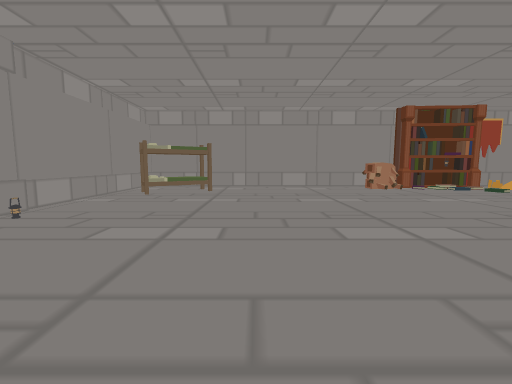
View 1 (above)

17 first-person views from a walk through a 3-D level made in the Unity game engine. The camera is 1.4 m above the floor, tilts 6° down and sees 90° across. Doors are open. The floor is counted in squares, 1 m on a side. Each view is taken from the middle of a square. On the plan, view 1 faces up. The plan holds only what a view shows up to about 13 squares ahead; the rest is blank. The place goes on beyond the plan. The player is left out.

View 2
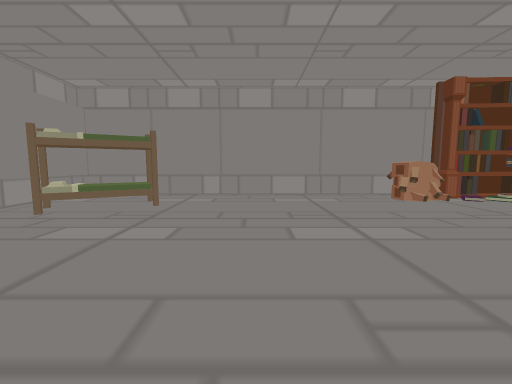

View 3
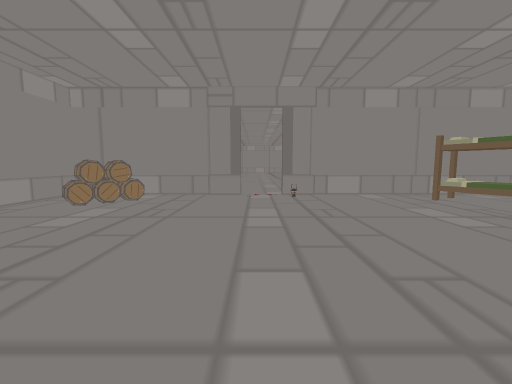

View 4
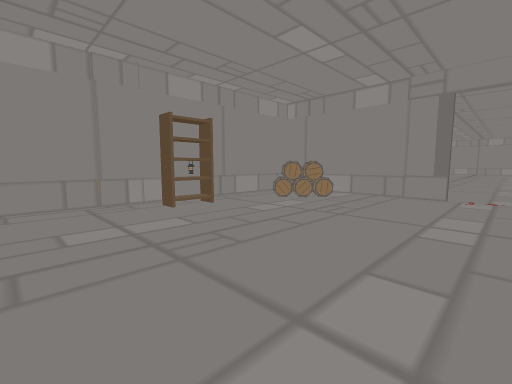

View 5
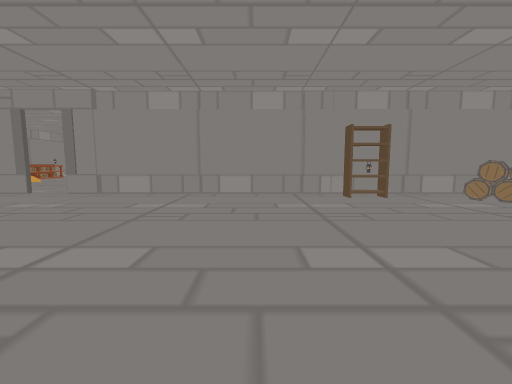

View 6
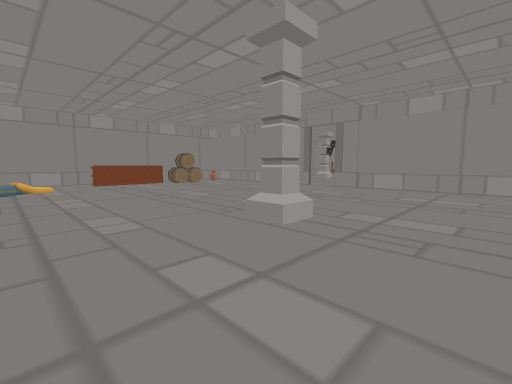

View 7
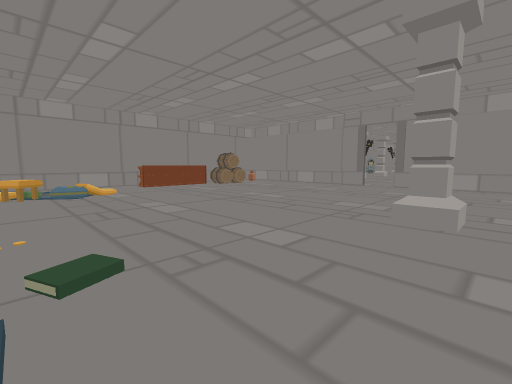

View 8
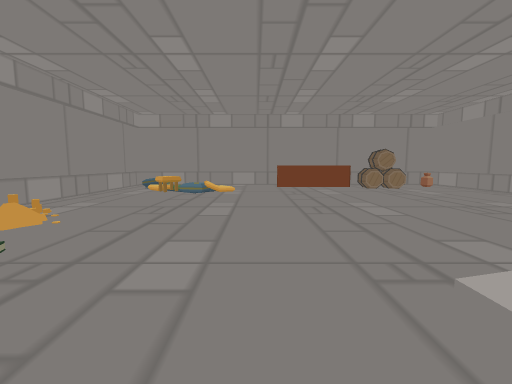

View 9
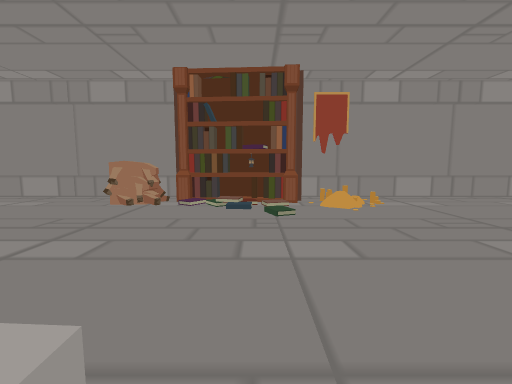

View 10
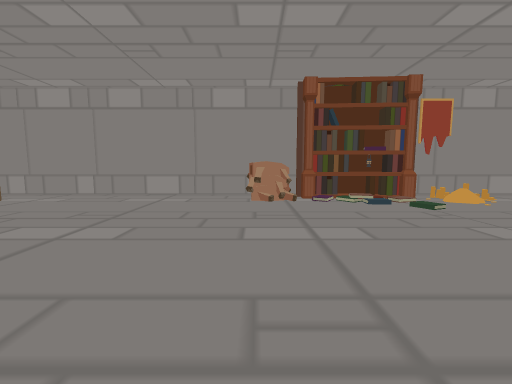

View 11
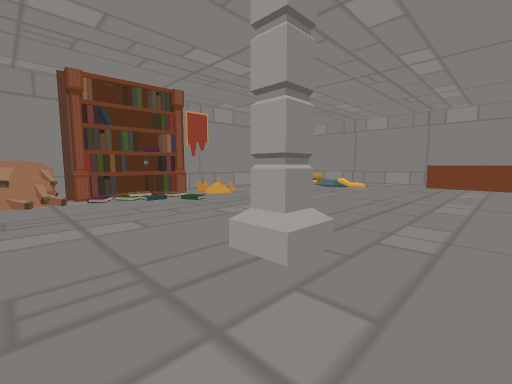

View 12
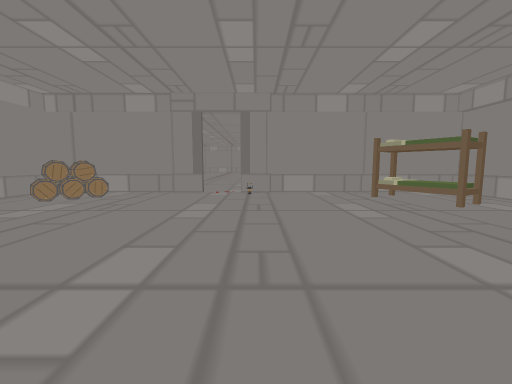

View 13
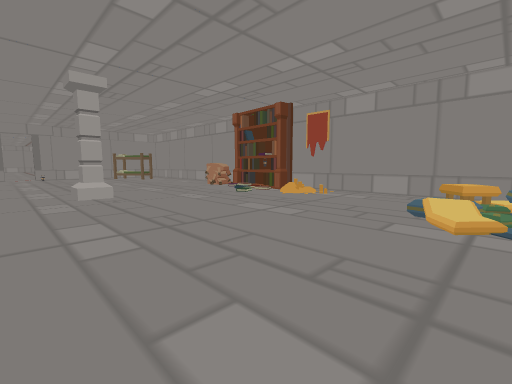

View 14
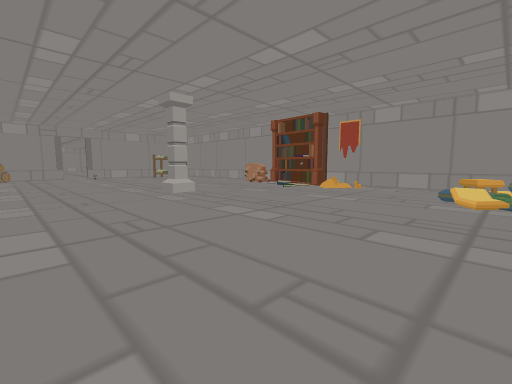

View 15
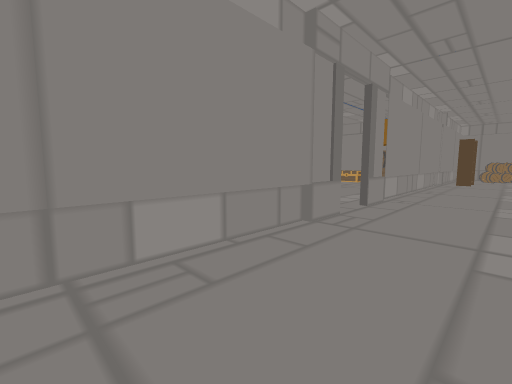

View 16
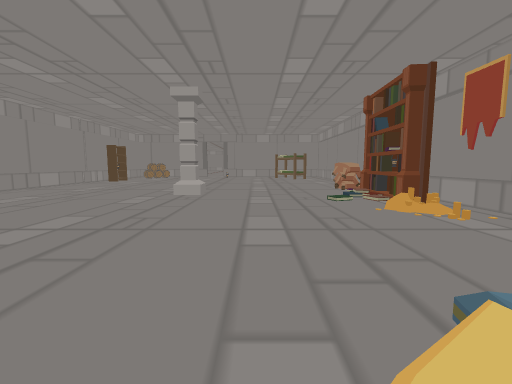

View 17
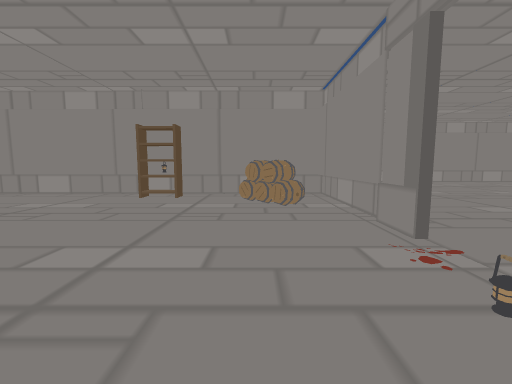

### Floor plan
Points are (right, up) in squares from view 1. A wall is a line through its corners. A room is listed if a view was taken in it or the views show most of it. See-through windows are left out.
Room 1 (views 1, 2, 3, 4, 5, 6, 7, 8, 9, 10, 11, 12, 13, 14, 15, 16, 17)
walls: (9.6, 15.7) (9, 15.7) (9, 16.3) (8.7, 16.3); (11.6, 15.9) (9.1, 16); (11, 16.4) (10.9, 15.9); (11.6, 16.3) (10.5, 16.4); (13.6, 15.7) (12.5, 15.8) (12.5, 16.3); (9.5, 17.4) (-7, 17.4) (-7, 6.1); (13.6, 16.1) (13.5, 15.4) (13, 15.5); (16.1, -3.4) (23.1, -3.4); (-7, 4.3) (-7, -3.4) (14.2, -3.4); (23.5, 17.4) (12, 17.4)
low walls: (10.4, -3.7) (12.8, -3.7); (10.5, 16.4) (10.5, 15.9); (9, 17.2) (-7.3, 17.2) (-7.3, 7.8); (17.6, -3.7) (23.1, -3.7); (-7.3, 2.8) (-7.3, -3.7) (9.6, -3.7); (23.2, 17.2) (12.4, 17.2)
ways out: open door at (-7, 5.5); open door at (15.5, -3.5)
objects: barrel (-6, -2) to (-4, 0); bed (-6, 12) to (-3, 15); shelf (0, -2) to (1, -2); other object (7, 15) to (8, 16); pillar (10, 7) to (11, 7); other object (22, 13) to (22, 14)

Where each view was taken, in squares from view 1:
view 1: 0 up, 0 right, facing up
view 2: 5 up, 1 right, facing up
view 3: 5 up, 5 right, facing left
view 4: 6 up, 5 right, facing down-left
view 5: 9 up, 5 right, facing down
view 6: 12 up, 6 right, facing down-right
view 7: 14 up, 9 right, facing down-right
view 8: 9 up, 9 right, facing right
view 9: 6 up, 12 right, facing up
view 10: 5 up, 7 right, facing up
view 11: 4 up, 7 right, facing up-right
view 12: 7 up, 6 right, facing left
view 13: 4 up, 23 right, facing up-left
view 14: 0 up, 23 right, facing up-left
view 15: 0 up, 23 right, facing down-left
view 16: 10 up, 23 right, facing left
view 17: 9 up, 4 left, facing down
